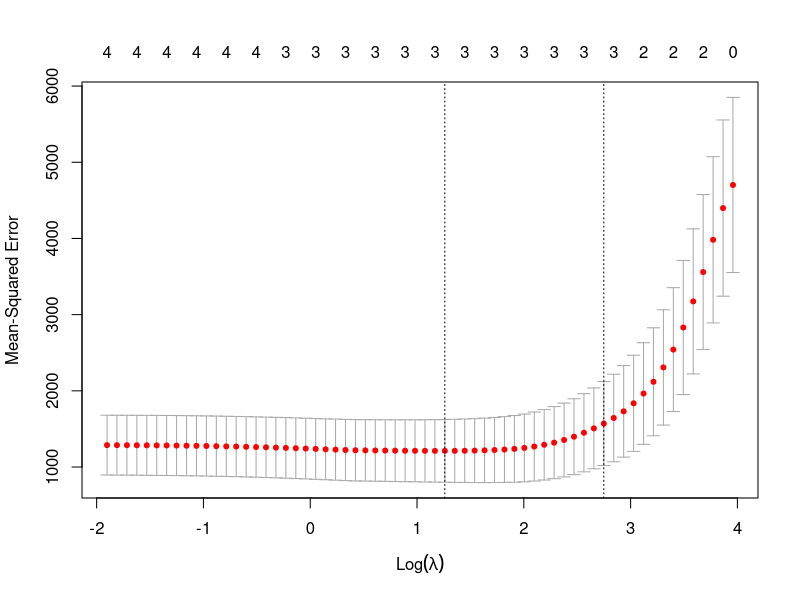

Source code (R):
## ---- chunk 1
knitr::opts_chunk$set(echo = TRUE)
## ---- chunk 2
library(glmnet)

#Define predictor and response variables
y <- mtcars$hp
x <- data.matrix(mtcars[, c('mpg', 'wt', 'drat', 'qsec')])

#fit lasso regression model using k-fold cross-validation
cv_model <- cv.glmnet(x, y, alpha = 1)
best_lambda <- cv_model$lambda.min

#display optimal lambda value
best_lambda

#view plot of test MSE's vs. lambda values
plot(cv_model)

#view coefficients of best model
best_model <- glmnet(x, y, alpha = 1, lambda = best_lambda)
coef(best_model)

#make a prediction for the response value of a new observation
new = matrix(c(24, 2.5, 3.5, 18.5), nrow=1, ncol=4) 
predict(best_model, s = best_lambda, newx = new)

#find R-squared of model on training data
y_predicted <- predict(best_model, s = best_lambda, newx = x)

sst <- sum((y - mean(y))^2)
sse <- sum((y_predicted - y)^2)

rsq <- 1 - sse/sst
rsq
